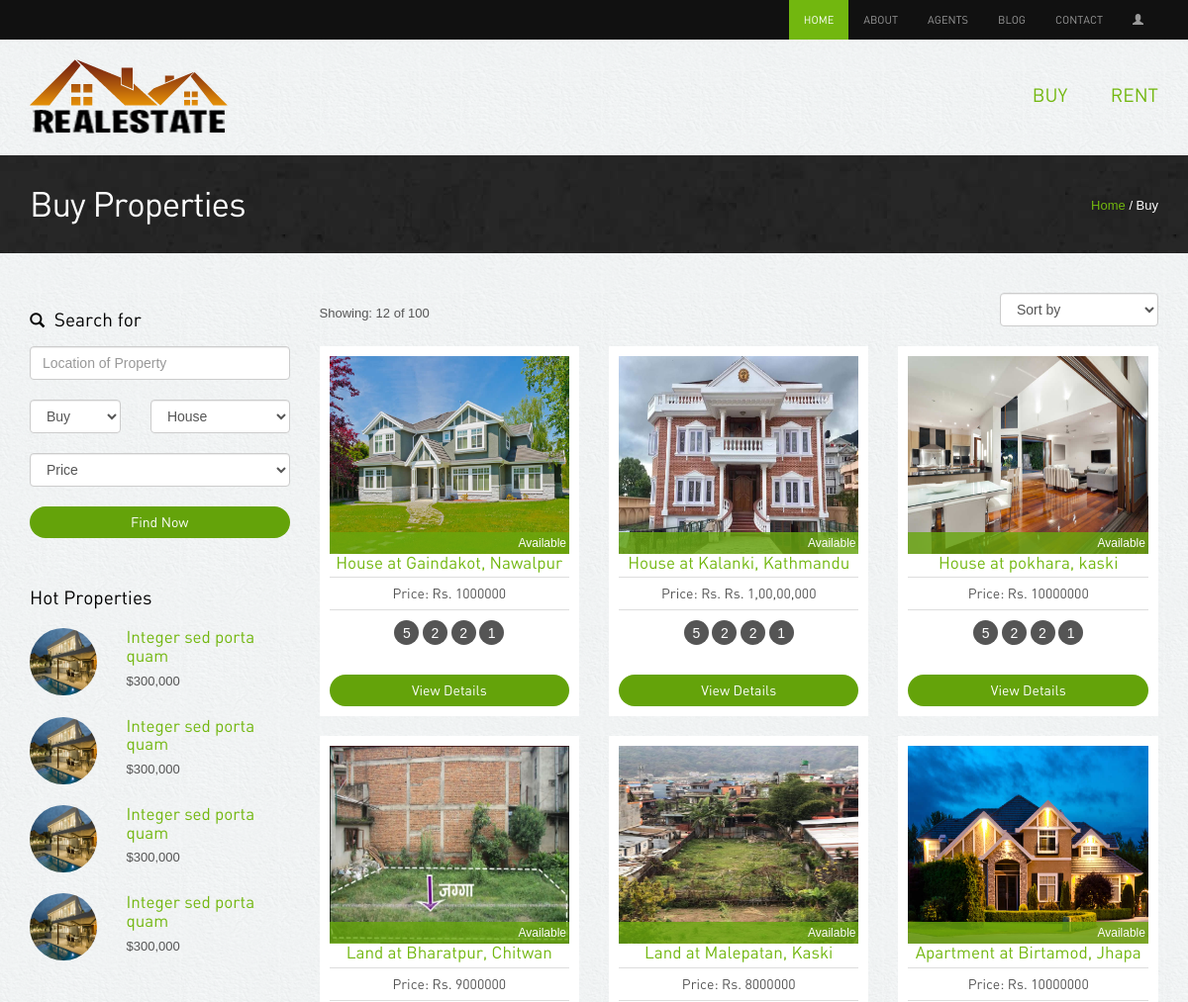
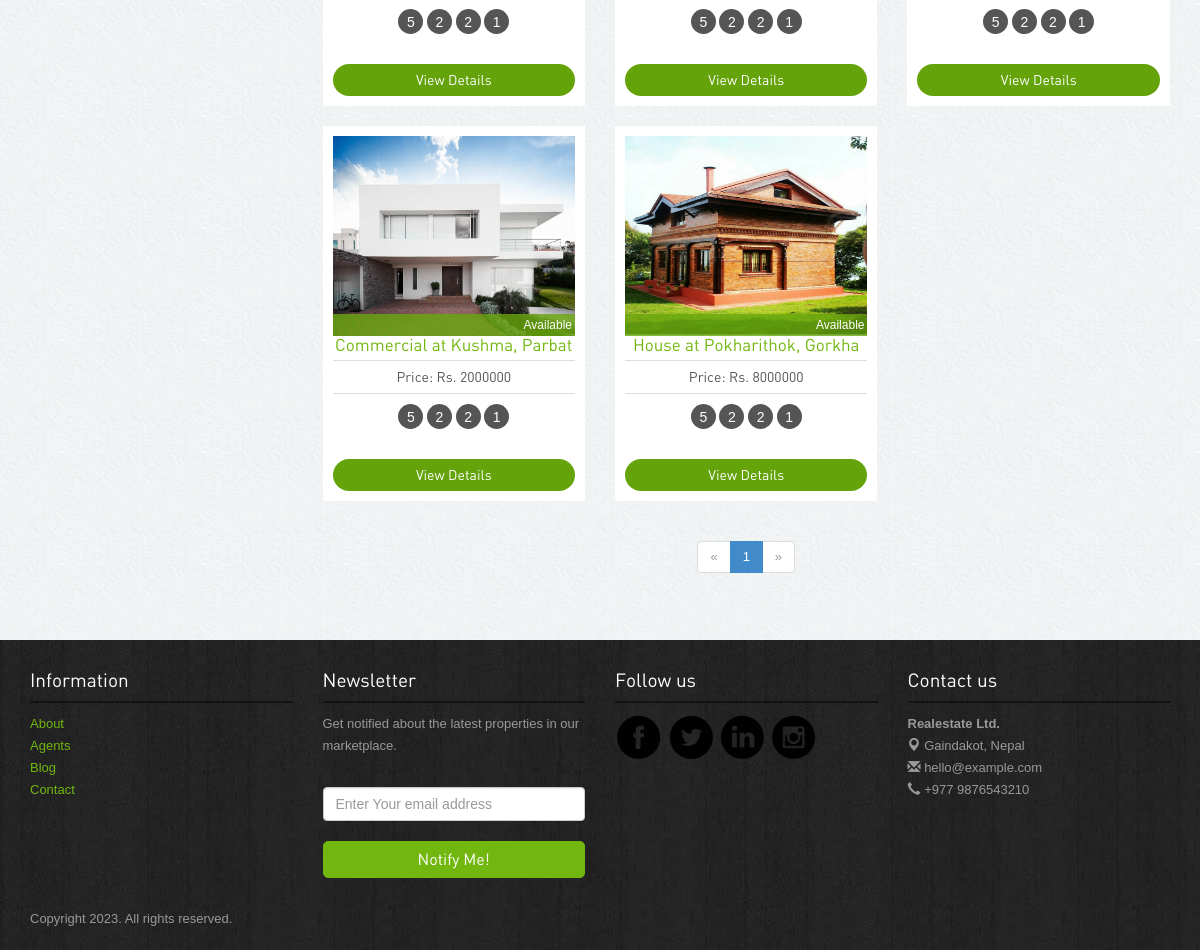
/buy/, run on the app's committed database (2 pictures, top to bottom).
### app/models.py (models this page shows)
class Property(models.Model):
    STATUS_CHOICES = [
        ("Select", "Select"),
        ("Available", "Available"),
        ("Rented", "Rented"),
        ("Sold", "Sold"),
    ]
    TYPE_CHOICES = [
        ("House", "House"),
        ("Land", "Land"),
        ("Apartment", "Apartment"),
        ("Commercial", "Commercial"),
    ]
    FOR_CHOICES = [
        ("Buyer", "Buyer"),
        ("Renter", "Renter"),
    ]
    property_type = models.CharField(
        max_length=100, choices=TYPE_CHOICES, default="select"
    )
    property_for = models.CharField(
        max_length=20, choices=FOR_CHOICES, default="select"
    )
    image = models.ImageField(blank=True, upload_to=image_validations)
    price = models.CharField(max_length=20, blank=True)
    city = models.CharField(max_length=50)
    district = models.CharField(max_length=200)
    zip_code = models.CharField(max_length=20)
    description = models.TextField()
    status = models.CharField(max_length=20, choices=STATUS_CHOICES, default="Select")
    def __str__(self):
        return f"{self.property_type} at {self.city}, {self.district}"

### app/views.py (the view)
# urls.py: path("buy/", views.buypage, name="buy"),
def buypage(request):
    properties = Property.objects.filter(property_for="Buyer")
    paginator = Paginator(properties, 9)  # Show 9 properties per page
    page_number = request.GET.get("page")
    page_obj = paginator.get_page(page_number)
    context = {"page_obj": page_obj}
    return render(request, "buy.html", context)

### templates/buy.html (shortened to what this page needs)
{% extends 'home.html' %}
{% load static %}
{% block content %}
<div class="inside-banner">
  <div class="container">
    <span class="pull-right"><a href="{% url 'home' %}">Home</a> / Buy</span>
    <h2>{% block PageHeading %}Buy Properties {% endblock %}</h2>
  </div>
</div>
<div class="container">
  <div class="properties-listing spacer">
    <div class="row">
      <div class="col-lg-3 col-sm-4 ">
        <div class="search-form">
          <h4><span class="glyphicon glyphicon-search"></span> Search for</h4>
          <form action="{% url 'search-result' %}" method="get">
            <input type="text" name="location" class="form-control" placeholder="Location of Property">
            <div class="row">
              <div class="col-lg-5">
                <select class="form-control" name="property_for">
                  <option>Buy</option>
                </select>
              </div>
              <div class="col-lg-7">
                <select class="form-control" name="property_type">
                  <option>House</option>
                </select>
              </div>
            </div>
            <div class="row">
              <div class="col-lg-12">
                <select class="form-control" name="price_range">
                  <option>Price</option>
                </select>
              </div>
            </div>
            <button class="btn btn-primary">Find Now</button>
          </form>
        </div>
        <div class="hot-properties hidden-xs">
          <h4>Hot Properties</h4>
          <div class="row">
            <div class="col-lg-4 col-sm-5"><img src="{% static 'images/properties/1.jpg' %}"
                class="img-responsive img-circle" alt="properties"></div>
            <div class="col-lg-8 col-sm-7">
              <h5><a href="property-detail.php">Integer sed porta quam</a></h5>
              <p class="price">$300,000</p>
            </div>
          </div>
          <div class="row">
            <div class="col-lg-4 col-sm-5"><img src="{% static 'images/properties/1.jpg' %}"
                class="img-responsive img-circle" alt="properties"></div>
            <div class="col-lg-8 col-sm-7">
              <h5><a href="property-detail.php">Integer sed porta quam</a></h5>
              <p class="price">$300,000</p>
            </div>
          </div>
          <div class="row">
            <div class="col-lg-4 col-sm-5"><img src="{% static 'images/properties/1.jpg' %}"
                class="img-responsive img-circle" alt="properties"></div>
            <div class="col-lg-8 col-sm-7">
              <h5><a href="property-detail.php">Integer sed porta quam</a></h5>
              <p class="price">$300,000</p>
            </div>
          </div>
          <div class="row">
            <div class="col-lg-4 col-sm-5"><img src="{% static 'images/properties/1.jpg' %}"
                class="img-responsive img-circle" alt="properties"></div>
            <div class="col-lg-8 col-sm-7">
              <h5><a href="property-detail.php">Integer sed porta quam</a></h5>
              <p class="price">$300,000</p>
            </div>
          </div>
        </div>
      </div>
      <div class="col-lg-9 col-sm-8">
        <div class="sortby clearfix">
          <div class="pull-left result">Showing: 12 of 100 </div>
          <div class="pull-right">
            <select class="form-control">
              <option>Sort by</option>
            </select>
          </div>
        </div>
        <div class="row">
          {% for property in page_obj %}
          <div class="col-lg-4 col-sm-6">
            <div class="properties">
              <div class="image-holder"><img src="{{property.image.url}}" class="img-responsive" alt="properties"
                  style="width: 250px; height:200px;">
                <div class=" status sold">{{property.status}}</div>
              </div>
              <h5><a href="{% url 'property-details' 'buy' property.pk %}">{{property}}</a></h5>
              <p class="price">Price: Rs. {{property.price}}</p>
              <div class="listing-detail"><span data-toggle="tooltip" data-placement="bottom"
                  data-original-title="Bed Room">5</span> <span data-toggle="tooltip" data-placement="bottom"
                  data-original-title="Living Room">2</span> <span data-toggle="tooltip" data-placement="bottom"
                  data-original-title="Parking">2</span> <span data-toggle="tooltip" data-placement="bottom"
                  data-original-title="Kitchen">1</span> </div>
              <a class="btn btn-primary" href="{% url 'property-details' 'buy' property.pk %}">View Details</a>
            </div>
          </div>
          {% endfor %}
        </div>
        <div class="center">
          <ul class="pagination">
            {% if page_obj.has_previous %}
            <li><a href="?page={{ page_obj.previous_page_number }}">«</a></li>
            {% else %}
            <li class="disabled"><span>«</span></li>
            {% endif %}
            {% for page in page_obj.paginator.page_range %}
            {% if page_obj.number == page %}
            <li class="active"><span>{{ page }}</span></li>
            {% else %}
            <li><a href="?page={{ page }}">{{ page }}</a></li>
            {% endif %}
            {% endfor %}
            {% if page_obj.has_next %}
            <li><a href="?page={{ page_obj.next_page_number }}">»</a></li>
            {% else %}
            <li class="disabled"><span>»</span></li>
            {% endif %}
          </ul>
        </div>
      </div>
    </div>
  </div>
</div>
{% endblock %}

### static/assets/style.css (style rules this page uses)
body { color:#555; font:normal 13px/22px Arial; background:url(../images/bgmain.png) #eee; }
h1,h2,h3,h4,h5 { font-weight:normal; font-family: din;margin: 0;padding: 0;color: #000 }
h2 { font-size: 35px; letter-spacing: -1px;margin-bottom: 20px; }
h4 { margin: 10px 0; font-size: 19px; }
h5 { margin: 0 0 5px 0; font-size: 17px; }
h4 span { margin-right: 5px; font-size: 15px; }
p { margin-bottom: 30px; }
a { color:#72b70f; text-decoration:none;outline: none; }
.spacer { margin-top: 40px;margin-bottom:40px; }
.center { text-align: center; }
select,input { outline: 0; margin-bottom: 20px; }
.btn { border-radius: 5px; font-family: din; outline: none; }
.btn-primary { background: #64a30a;border:none;width: 100%;border-radius: 20px; }
.properties-listing div.properties { padding: 10px; background-color: #fff;text-align: center; margin-bottom: 20px; }
.properties-listing div.properties .image-holder { position: relative; }
.properties-listing div.properties .status { position: absolute;bottom: 0;z-index: 100;display: block;width: 100%;color: #fff;padding:0 3px;text-align: right; font-size: 12px; }
.properties-listing div.properties p { margin-bottom: 10px; font-size: 14px;border-top: 1px solid #ddd;border-bottom: 1px solid #ddd;padding: 5px 0;font-family: din; }
.listing-detail { margin-bottom: 30px; }
.listing-detail span { color: #fff; width: 25px; height: 25px; background-color: #555;display: inline-block;border-radius:25px; text-align: center;line-height: 26px; font-size: 14px;cursor: crosshair; }
.status.sold { background:rgba(104,167,13,0.8); }
.inside-banner { background:url(../images/bginside.jpg) #222;color: #fff; padding: 30px 0; }
.inside-banner h2 { margin: 0; color: #fff; }
.inside-banner span { margin-top: 10px; }
.search-form { margin-bottom: 50px; }
.search-form h4 { margin: 17px 0; }
.hot-properties { margin-bottom: 50px; }
.hot-properties img { width: 68px; height: 68px; }
.hot-properties h4 { margin-bottom: 20px; }
.hot-properties .row { margin-bottom: 20px; }
.hot-properties .row p { margin-bottom: 5px; }
.sortby .result { margin-top: 10px; }

### data on the page
Property: image (picture), status "Available", property_type+city+district "House at Gaindakot, Nawalpur", price "1000000"
Property: image (picture), status "Available", property_type+city+district "House at Kalanki, Kathmandu", price "Rs. 1,00,00,000"
Property: image (picture), status "Available", property_type+city+district "House at pokhara, kaski", price "10000000"
Property: image (picture), status "Available", property_type+city+district "Land at Bharatpur, Chitwan", price "9000000"
Property: image (picture), status "Available", property_type+city+district "Land at Malepatan, Kaski", price "8000000"
Property: image (picture), status "Available", property_type+city+district "Apartment at Birtamod, Jhapa", price "10000000"
Property: image (picture), status "Available", property_type+city+district "Commercial at Kushma, Parbat", price "2000000"
Property: image (picture), status "Available", property_type+city+district "House at Pokharithok, Gorkha", price "8000000"

### other printed values
{{ page }} "1"
